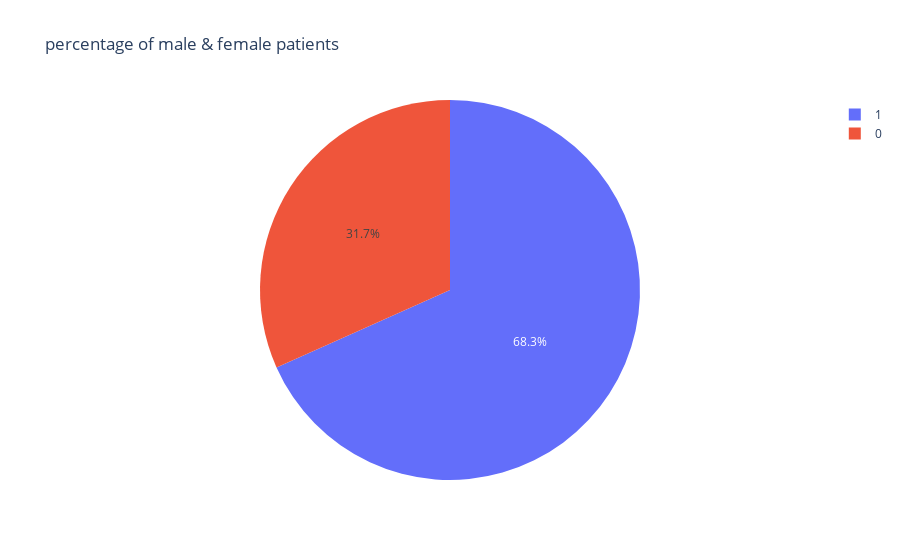

The cell this chart's notebook holds for it:
### Code cell
s=df["sex"].value_counts().reset_index() 
px.pie(s,names="sex",values="count",title='percentage of male & female patients')

### Figure 1 — Plotly figure (JSON) as saved in the notebook; plotly's stock layout.template omitted (floating-point values rounded to 4 significant figures)
{"data": [{"domain": {"x": [0, 1], "y": [0, 1]}, "hovertemplate": "sex=%{label}<br>count=%{value}<extra></extra>", "labels": [1, 0], "legendgroup": "", "name": "", "showlegend": true, "type": "pie", "values": [207, 96]}], "layout": {"legend": {"tracegroupgap": 0}, "title": {"text": "percentage of male & female patients"}}}
